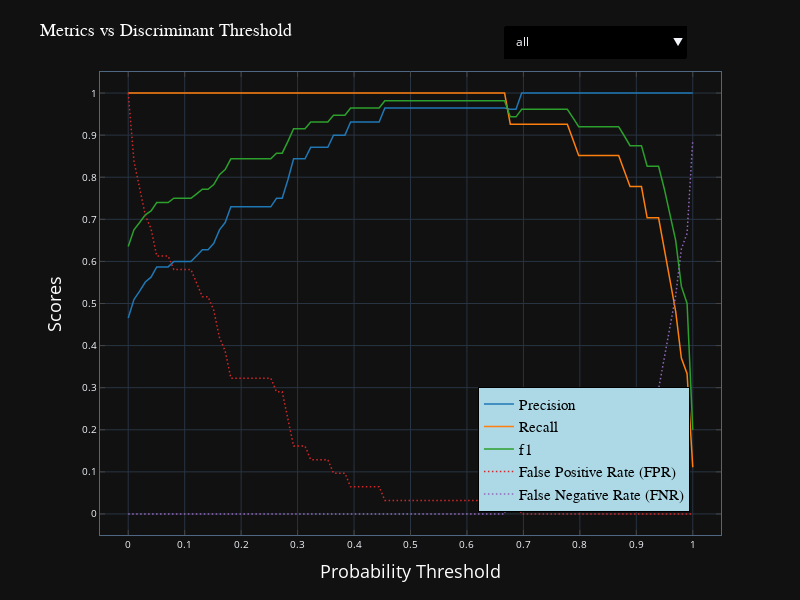

Source (notebook cell):
### Markdown cell above
# Discriminant Threshold

### Code cell
# For several reasons I have to encrypt the contents of my own discrimination_threshold_plot.py (285 lines), confusion_matrix_plot.py (141 lines)
# roc_auc_plot.py (508 lines) interactive plotly figure functions. 

# Random Forest Model
plotly_fig, fig, ax, disc_threshold = plot_threshold(rf_best_estimator, X_test, y_test, argmax='f1',
                                title='Metrics vs Discriminant Threshold',
                                fig_size=(8, 6), dpi=100,
                                save_fig_path="model/rf_disc_threshold.html")

plotly_fig
